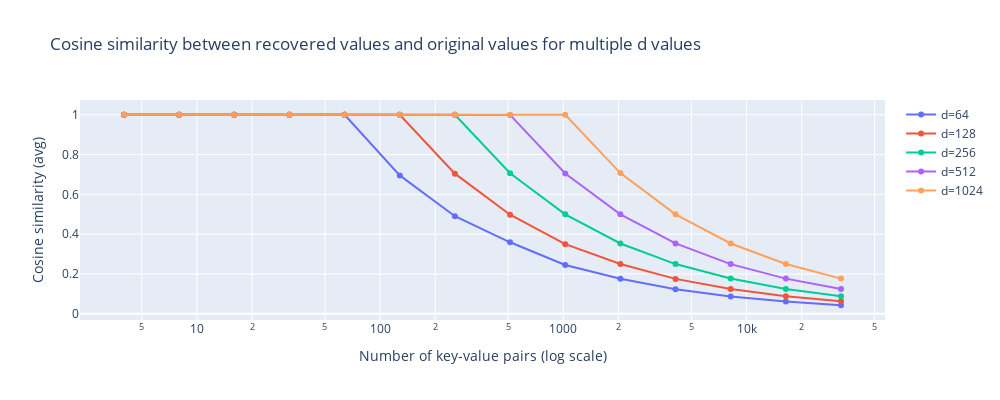
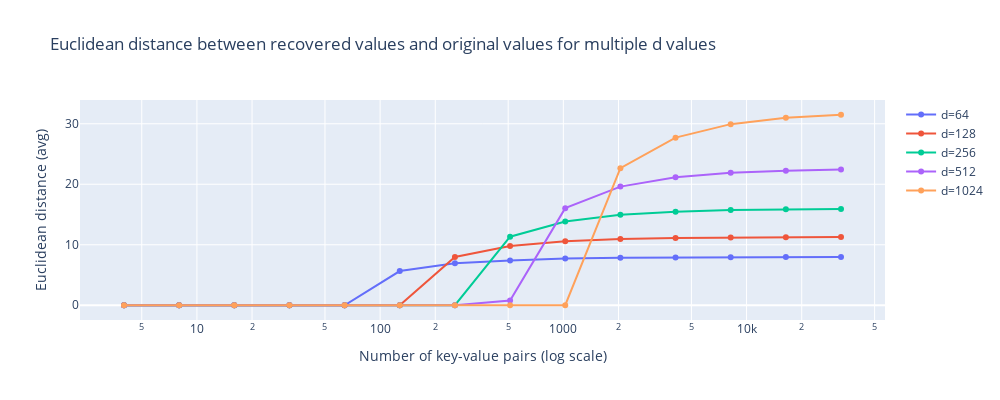

Source (notebook cell) for these figures, in order:
### Code cell
n_values = [2 ** i for i in range(log_n_min, log_n_max, 1)]
fig_cos = go.Figure()
for d, cos_sims in cos_sim_values_dict.items():
    fig_cos.add_trace(go.Scatter(x=n_values, y=cos_sims, mode='lines+markers', name=f'd={d}'))
fig_cos.update_xaxes(title_text="Number of key-value pairs (log scale)", type='log')
fig_cos.update_yaxes(title_text="Cosine similarity (avg)")
fig_cos.update_layout(title=f"Cosine similarity between recovered values and original values for multiple d values", height=400, width=1000)
fig_cos.show()

fig_dist = go.Figure()
for d, distances in euclidean_distance_values_dict.items():
    fig_dist.add_trace(go.Scatter(x=n_values, y=distances, mode='lines+markers', name=f'd={d}'))
fig_dist.update_xaxes(title_text="Number of key-value pairs (log scale)", type='log')
fig_dist.update_yaxes(title_text="Euclidean distance (avg)")
fig_dist.update_layout(title=f"Euclidean distance between recovered values and original values for multiple d values", height=400, width=1000)
fig_dist.show()

### Figure 1 — Plotly figure (JSON) as saved in the notebook; plotly's stock layout.template omitted (floating-point values rounded to 4 significant figures)
{"data": [{"mode": "lines+markers", "name": "d=64", "type": "scatter", "x": [4, 8, 16, 32, 64, 128, 256, 512, 1024, 2048, 4096, 8192, 16384, 32768], "y": [1, 1, 1, 1, 1, 0.6952, 0.4901, 0.3592, 0.245, 0.1755, 0.1234, 0.0872, 0.06173, 0.04281]}, {"mode": "lines+markers", "name": "d=128", "type": "scatter", "x": [4, 8, 16, 32, 64, 128, 256, 512, 1024, 2048, 4096, 8192, 16384, 32768], "y": [1, 1, 1, 1, 1, 1, 0.7041, 0.4977, 0.3497, 0.2502, 0.1753, 0.1243, 0.08856, 0.06249]}, {"mode": "lines+markers", "name": "d=256", "type": "scatter", "x": [4, 8, 16, 32, 64, 128, 256, 512, 1024, 2048, 4096, 8192, 16384, 32768], "y": [1.0, 1.0, 1, 1, 1, 1, 1, 0.706, 0.4998, 0.3532, 0.2497, 0.1769, 0.1243, 0.08788]}, {"mode": "lines+markers", "name": "d=512", "type": "scatter", "x": [4, 8, 16, 32, 64, 128, 256, 512, 1024, 2048, 4096, 8192, 16384, 32768], "y": [1, 1.0, 1.0, 1.0, 1, 1, 1, 0.9991, 0.7048, 0.4998, 0.3533, 0.2495, 0.1767, 0.1246]}, {"mode": "lines+markers", "name": "d=1024", "type": "scatter", "x": [4, 8, 16, 32, 64, 128, 256, 512, 1024, 2048, 4096, 8192, 16384, 32768], "y": [1, 1.0, 1, 1, 1.0, 1, 1, 1, 1, 0.7068, 0.4998, 0.3531, 0.2499, 0.1766]}], "layout": {"height": 400, "title": {"text": "Cosine similarity between recovered values and original values for multiple d values"}, "width": 1000, "xaxis": {"title": {"text": "Number of key-value pairs (log scale)"}, "type": "log"}, "yaxis": {"title": {"text": "Cosine similarity (avg)"}}}}

### Figure 2 — Plotly figure (JSON) as saved in the notebook; plotly's stock layout.template omitted (floating-point values rounded to 4 significant figures)
{"data": [{"mode": "lines+markers", "name": "d=64", "type": "scatter", "x": [4, 8, 16, 32, 64, 128, 256, 512, 1024, 2048, 4096, 8192, 16384, 32768], "y": [2.558e-06, 3.081e-06, 4.962e-06, 6.696e-06, 0.0001564, 5.65, 6.924, 7.401, 7.742, 7.85, 7.901, 7.947, 7.955, 7.956]}, {"mode": "lines+markers", "name": "d=128", "type": "scatter", "x": [4, 8, 16, 32, 64, 128, 256, 512, 1024, 2048, 4096, 8192, 16384, 32768], "y": [3.897e-06, 5.242e-06, 6.684e-06, 8.248e-06, 1.255e-05, 0.0001759, 7.991, 9.788, 10.58, 10.94, 11.12, 11.2, 11.25, 11.27]}, {"mode": "lines+markers", "name": "d=256", "type": "scatter", "x": [4, 8, 16, 32, 64, 128, 256, 512, 1024, 2048, 4096, 8192, 16384, 32768], "y": [6.564e-06, 7.862e-06, 1.001e-05, 1.066e-05, 1.529e-05, 2.166e-05, 0.0002002, 11.33, 13.85, 14.97, 15.47, 15.72, 15.86, 15.93]}, {"mode": "lines+markers", "name": "d=512", "type": "scatter", "x": [4, 8, 16, 32, 64, 128, 256, 512, 1024, 2048, 4096, 8192, 16384, 32768], "y": [9.839e-06, 1.239e-05, 1.47e-05, 1.707e-05, 2.211e-05, 2.79e-05, 4.376e-05, 0.7677, 16.05, 19.61, 21.14, 21.89, 22.25, 22.44]}, {"mode": "lines+markers", "name": "d=1024", "type": "scatter", "x": [4, 8, 16, 32, 64, 128, 256, 512, 1024, 2048, 4096, 8192, 16384, 32768], "y": [1.633e-05, 2.036e-05, 2.408e-05, 2.478e-05, 3.216e-05, 3.945e-05, 5.401e-05, 8.447e-05, 0.006523, 22.65, 27.71, 29.93, 30.98, 31.49]}], "layout": {"height": 400, "title": {"text": "Euclidean distance between recovered values and original values for multiple d values"}, "width": 1000, "xaxis": {"title": {"text": "Number of key-value pairs (log scale)"}, "type": "log"}, "yaxis": {"title": {"text": "Euclidean distance (avg)"}}}}
